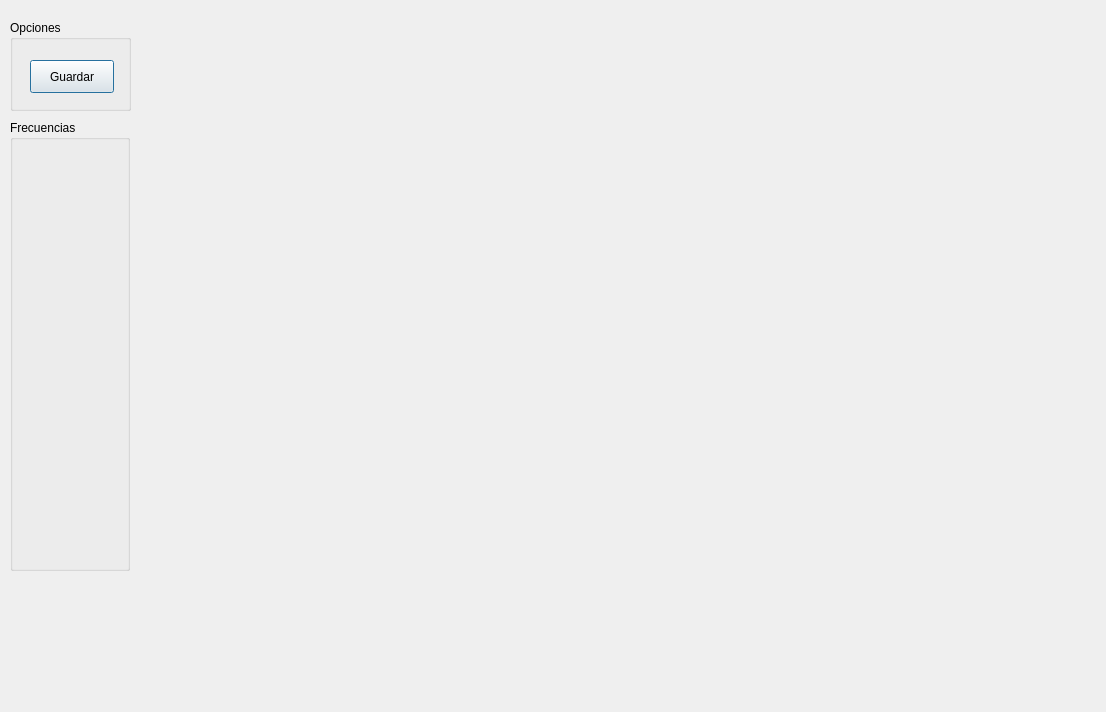
<?xml version="1.0" encoding="UTF-8"?>
<ui version="4.0">
 <class>ViewBoundReun</class>
 <widget class="QDialog" name="ViewBoundReun">
  <property name="geometry">
   <rect>
    <x>0</x>
    <y>0</y>
    <width>1106</width>
    <height>712</height>
   </rect>
  </property>
  <property name="windowTitle">
   <string>Dialog</string>
  </property>
  <widget class="QCustomPlot" name="diagrama" native="true">
   <property name="geometry">
    <rect>
     <x>140</x>
     <y>10</y>
     <width>961</width>
     <height>691</height>
    </rect>
   </property>
  </widget>
  <widget class="QGroupBox" name="opciones">
   <property name="geometry">
    <rect>
     <x>10</x>
     <y>20</y>
     <width>121</width>
     <height>91</height>
    </rect>
   </property>
   <property name="title">
    <string>Opciones</string>
   </property>
   <widget class="QPushButton" name="guardar">
    <property name="geometry">
     <rect>
      <x>20</x>
      <y>40</y>
      <width>84</width>
      <height>33</height>
     </rect>
    </property>
    <property name="text">
     <string>Guardar</string>
    </property>
   </widget>
  </widget>
  <widget class="QGroupBox" name="frecuencias">
   <property name="geometry">
    <rect>
     <x>10</x>
     <y>120</y>
     <width>120</width>
     <height>451</height>
    </rect>
   </property>
   <property name="title">
    <string>Frecuencias</string>
   </property>
  </widget>
 </widget>
 <customwidgets>
  <customwidget>
   <class>QCustomPlot</class>
   <extends>QWidget</extends>
   <header location="global">Librerias/qcustomplot/qcustomplot.h</header>
   <container>1</container>
  </customwidget>
 </customwidgets>
 <resources/>
 <connections/>
</ui>
